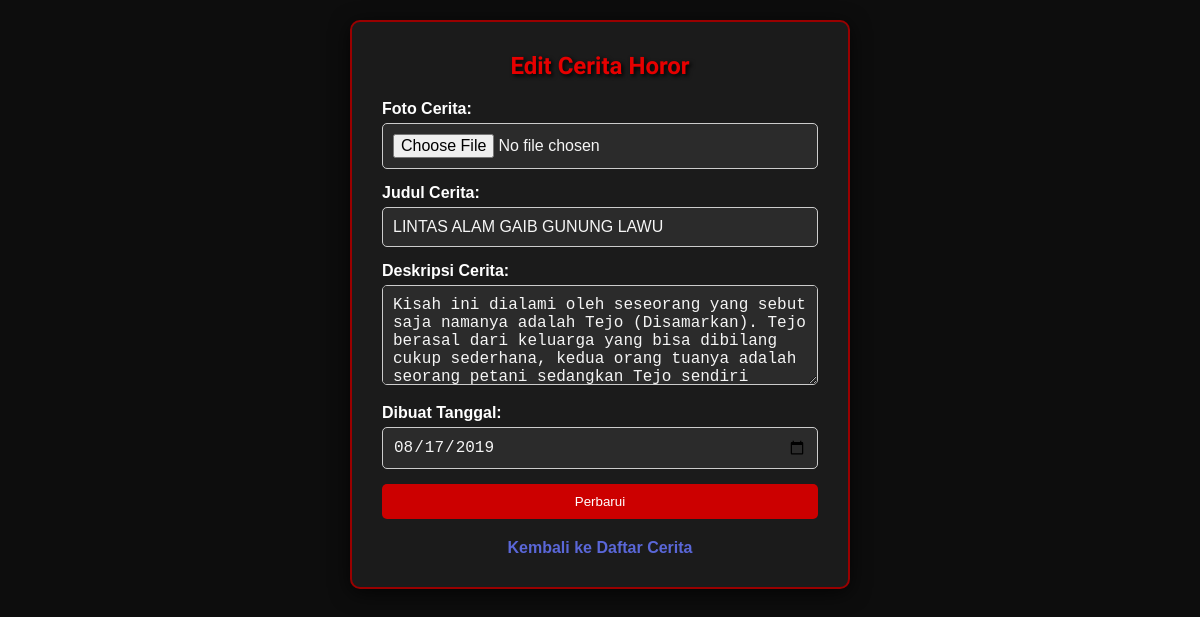
The page /edit_cerita.php?id=5 on the database as committed earlier.
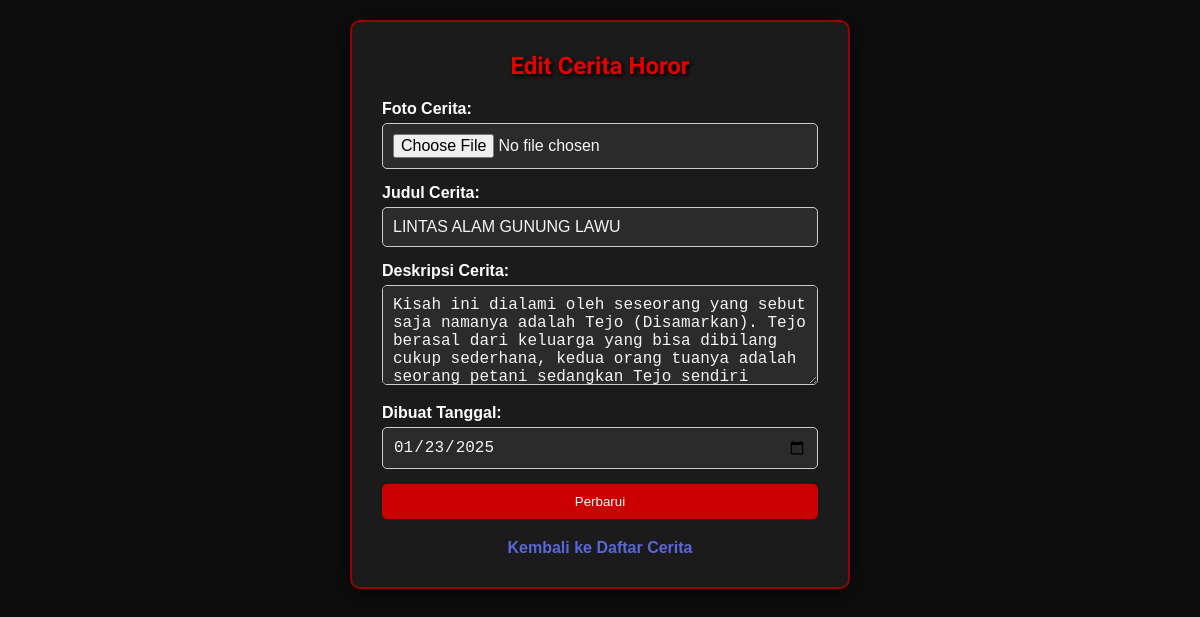
The same page on the database as committed later.
### tables this page shows
CREATE TABLE ceritaku (
        id_cerita INTEGER PRIMARY KEY AUTOINCREMENT,
        foto TEXT NOT NULL,
        judul_cerita TEXT NOT NULL,
        deskripsi_cerita TEXT NOT NULL,
        created_at DATE NOT NULL
    );

### edit_cerita.php (the view, shortened to what this page needs)
<?php
if (isset($_GET['id'])) {
    $id_cerita = $_GET['id'];
    $db = connect_db();
    $query = "SELECT * FROM ceritaku WHERE id_cerita = $id_cerita";
    $cerita = $db->querySingle($query, true);
}
?>
<!DOCTYPE html>
<html lang="en">
<head>
</head>
<body>
    <div class="container">
        <h2>Edit Cerita Horor</h2>
        <form action="" method="post" enctype="multipart/form-data">
            <label for="foto">Foto Cerita:</label>
            <div class="custom-file-input">
                <input type="file" id="foto" name="foto" required>
            </div>
            <label for="judul_cerita">Judul Cerita:</label>
            <input type="text" id="judul_cerita" name="judul_cerita" value="<?php echo $cerita['judul_cerita']; ?>" required>
            <label for="deskripsi_cerita">Deskripsi Cerita:</label>
            <textarea id="deskripsi_cerita" name="deskripsi_cerita" rows="4" required><?php echo $cerita['deskripsi_cerita']; ?></textarea>
            <label for="created_at">Dibuat Tanggal:</label>
            <input type="date" id="created_at" name="created_at" value="<?php echo $cerita['created_at']; ?>" required>
            <input type="submit" value="Perbarui">
        </form>
        <a href="index.php">Kembali ke Daftar Cerita</a>
    </div>
</body>
</html>

Rows that differ between the two databases and show on the page:
changed ceritaku: judul_cerita "LINTAS ALAM GAIB GUNUNG LAWU" → "LINTAS ALAM GUNUNG LAWU"; created_at "08/17/2019" → "01/23/2025"
